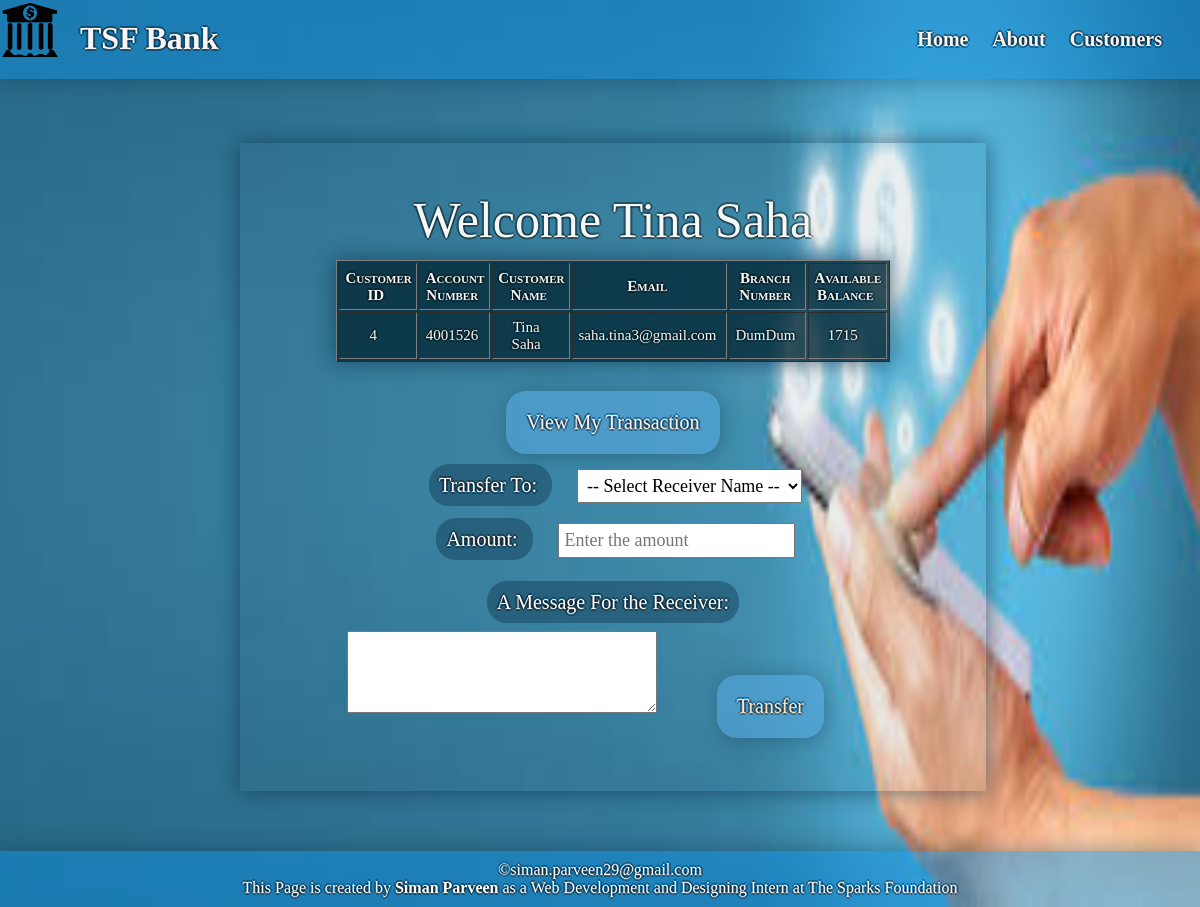
The app's page /transfer.php?id=4 with its own data.
### tables this page shows
CREATE TABLE `bankusers` (
  `CustomerID` int(5) NOT NULL,
  `AccountNumber` int(10) NOT NULL,
  `CustomerName` varchar(50) DEFAULT NULL,
  `Email` varchar(30) NOT NULL,
  `BranchName` varchar(50) DEFAULT NULL,
  `TotalWithdrawal` int(20) NOT NULL,
  `TotalDeposist` int(11) NOT NULL,
  `AvailableBalance` int(10) NOT NULL
);

### transfer.php (the view, shortened to what this page needs)
<!DOCTYPE html>
<html lang="en">
<head>
    <link rel="stylesheet" href="style_transfer.css">
</head>
<body>
    <header>
        <img src="logo1.png" alt="bank logo">
        <h1>TSF Bank</h1>
        <nav id="nav_bar">
            <a href="index.html">Home</a>
            <a href="about.html">About</a>
            <a href="view.php">Customers</a>
        </nav>
    </header>
    <section class="transfer">
        <?php
        include('connectivity.php');
        $customerid = $_GET['id'];
        $sqlget = "SELECT * FROM bankusers WHERE CustomerID = '$customerid'";
        $sqldata = mysqli_query($conn,$sqlget) or die('Error Getting the data');
        while($row = mysqli_fetch_array($sqldata, MYSQLI_ASSOC)){
            $name = $row['CustomerName'];
        }
        echo "<table border='1' id='table_view'>";
        echo "<caption>Welcome ".$name."</caption>";
        echo "<tr>
            <th>Customer ID</th>
            <th>Account Number</th>
            <th>Customer Name</th>
            <th>Email</th>
            <th>Branch Number</th>
            <th>Available Balance</th>
            </tr>";
            $sqlget = "SELECT * FROM bankusers WHERE CustomerID = '$customerid'";
            $sqldata = mysqli_query($conn,$sqlget) or die('Error Getting the data');
        while($row = mysqli_fetch_array($sqldata, MYSQLI_ASSOC)){
            echo "<tr><td>";
                echo $row['CustomerID'];
            echo "</td><td>";
                echo $row['AccountNumber'];
            echo "</td><td>";
                echo $row['CustomerName'];
            echo "</td><td>";
                echo $row['Email'];
            echo "</td><td>";
                echo $row['BranchName'];
            echo "</td><td>";
                echo $row['AvailableBalance'];
            echo "</td></tr>";
        }
          echo "</table>";
        echo "<br/>
        <form action='transaction_all.php'>
        <input type='hidden' name='tn' value='$customerid'>
        <button type='button' class='button'><a href='transfer_me.php?id=$customerid'>View My Transaction</a></button><br/>
        <label>Transfer To:  </label>
        <select name='rn' required>
            <option disabled selected>-- Select Receiver Name --</option>";
        echo "</select><br/>";
        echo '<label>Amount:  </label><input type="number" name="cashtransfer" id="cashtransfer" placeholder="Enter the amount" value="" required="required"><br/><br/>
        <label>A Message For the Receiver: </label><br/>
        <textarea name="msg" rows="5" cols="40"></textarea>
        <button type="submit">Transfer</button>
        </form>';
        ?>
    </section>
    <footer>
        &copy;siman.parveen29@gmail.com
        <p>This Page is created by <b>Siman Parveen</b> as a Web Development and Designing Intern at The Sparks Foundation</p>
    </footer>
</body>
</html>

### style_transfer.css (style rules this page uses)
* { margin: 0px; padding: 0px; font-family: 'Times New Roman', Times, serif; }
body { background-image: url("bg.jpg"); background-repeat: no-repeat; background-size: 100% 100%; color: white; }
header { display: inline-block; background-color: rgba(17, 143, 226, 0.5); width: 100%; color: whitesmoke; text-shadow: 2px 0px 0px rgba(0, 1, 2, 0.377), 0px 2px 0px rgba(0, 1, 2, 0.377), -2px 0px 0px rgba(0, 1, 2, 0.377), 0px -2px 0px rgba(0, 1, 2, 0.377); box-shadow: 2px 2px 20px rgba(17, 52, 77, 0.377); }
header h1 { margin: 20px; float: left; }
header img { float: left; width: 60px; height: 60px; }
nav { float: right; padding: 28px; }
nav a { text-decoration: none; color: whitesmoke; font-size: 20px; font-weight: bolder; padding: 10px; }
form { text-shadow: 2px 0px 0px rgba(0, 1, 2, 0.377), 0px 2px 0px rgba(0, 1, 2, 0.377), -2px 0px 0px rgba(0, 1, 2, 0.377), 0px -2px 0px rgba(0, 1, 2, 0.377); }
.transfer { display: inline-block; position: relative; border: transparent; font-size: 20px; background-color: rgba(60, 102, 119, 0.1); box-shadow: 2px -2px 20px rgba(17, 52, 77, 0.377), -2px 2px 20px rgba(17, 52, 77, 0.377); padding: 4% 8% 4% 8%; text-align: center; margin: 5% 20% 5% 20%; text-shadow: 2px 0px 0px rgba(0, 1, 2, 0.377), 0px 2px 0px rgba(0, 1, 2, 0.377), -2px 0px 0px rgba(0, 1, 2, 0.377), 0px -2px 0px rgba(0, 1, 2, 0.377); }
caption { font-size: 50px; margin-bottom: 2%; }
table { text-align: center; font-size: 15px; color: rgb(243, 247, 245); background-color: rgba(6, 44, 59, 0.829); box-shadow: 2px -2px 20px rgba(17, 52, 77, 0.377), -2px 2px 20px rgba(17, 52, 77, 0.377); width: 100%; }
th { font-variant: small-caps; }
td, th { padding: 1%; padding-right: 10px; }
td { padding-right: 15px; }
a { text-decoration: none; color: whitesmoke; }
button { display: inline-block; padding: 20px; border-radius: 20px; margin: 1% 10% 1% 10%; border: transparent; background-color: rgba(87, 169, 224, 0.582); color: bisque; box-shadow: 2px 2px 20px rgba(17, 52, 77, 0.377); font-size: 20px; text-shadow: 2px 0px 0px rgba(0, 1, 2, 0.377), 0px 2px 0px rgba(0, 1, 2, 0.377), -2px 0px 0px rgba(0, 1, 2, 0.377), 0px -2px 0px rgba(0, 1, 2, 0.377); }
.button { margin: 1%; }
textarea { margin-top: 3%; }
footer { clear: both; color: white; text-shadow: 2px 0px 0px rgba(0, 1, 2, 0.377), 0px 2px 0px rgba(0, 1, 2, 0.377), -2px 0px 0px rgba(0, 1, 2, 0.377), 0px -2px 0px rgba(0, 1, 2, 0.377); text-align: center; height: 10%; padding: 10px; box-shadow: 2px -2px 20px rgba(17, 52, 77, 0.377); background-color: rgba(17, 143, 226, 0.5); }
label { margin: 15px; font-size: 20px; background-color: rgba(12, 51, 77, 0.418); border-radius: 20px; padding: 10px; }
select, input[type="number"] { margin: 10px; font-size: large; padding: 5px; }

### records on screen
bankusers: CustomerName "Tina Saha", CustomerID "4", AccountNumber "4001526", Email "saha.tina3@gmail.com", BranchName "DumDum", AvailableBalance "1715"
